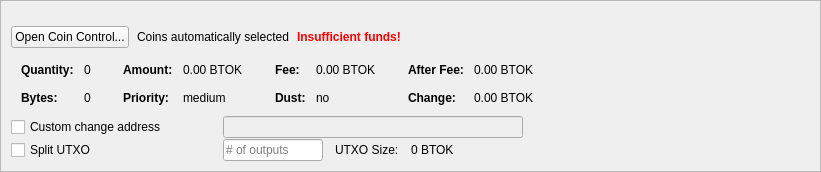
         <widget class="QFrame" name="frameCoinControl">
          <property name="sizePolicy">
           <sizepolicy hsizetype="Expanding" vsizetype="Expanding">
            <horstretch>0</horstretch>
            <verstretch>0</verstretch>
           </sizepolicy>
          </property>
          <property name="maximumSize">
           <size>
            <width>16777215</width>
            <height>16777215</height>
           </size>
          </property>
          <property name="frameShape">
           <enum>QFrame::StyledPanel</enum>
          </property>
          <property name="frameShadow">
           <enum>QFrame::Sunken</enum>
          </property>
          <layout class="QVBoxLayout" name="verticalLayoutCoinControl2">
           <property name="spacing">
            <number>0</number>
           </property>
           <property name="leftMargin">
            <number>0</number>
           </property>
           <property name="topMargin">
            <number>0</number>
           </property>
           <property name="rightMargin">
            <number>0</number>
           </property>
           <property name="bottomMargin">
            <number>0</number>
           </property>
           <item>
            <widget class="QFrame" name="frameCoinControl_BG">
             <layout class="QVBoxLayout" name="verticalLayoutCoinControl" stretch="0,0,0,0,0,0">
              <property name="spacing">
               <number>1</number>
              </property>
              <property name="leftMargin">
               <number>10</number>
              </property>
              <property name="topMargin">
               <number>10</number>
              </property>
              <item>
               <layout class="QHBoxLayout" name="horizontalLayoutCoinControl1">
                <property name="bottomMargin">
                 <number>15</number>
                </property>
                <item>
                 <layout class="QVBoxLayout" name="verticalLayout_3">
                  <property name="spacing">
                   <number>6</number>
                  </property>
                 </layout>
                </item>
               </layout>
              </item>
              <item>
               <layout class="QHBoxLayout" name="horizontalLayoutCoinControl2" stretch="0,0,0,0">
                <property name="spacing">
                 <number>8</number>
                </property>
                <property name="bottomMargin">
                 <number>10</number>
                </property>
                <item>
                 <widget class="QPushButton" name="pushButtonCoinControl">
                  <property name="sizePolicy">
                   <sizepolicy hsizetype="Minimum" vsizetype="Fixed">
                    <horstretch>0</horstretch>
                    <verstretch>0</verstretch>
                   </sizepolicy>
                  </property>
                  <property name="styleSheet">
                   <string notr="true"/>
                  </property>
                  <property name="text">
                   <string>Open Coin Control...</string>
                  </property>
                  <property name="autoDefault">
                   <bool>false</bool>
                  </property>
                 </widget>
                </item>
                <item>
                 <widget class="QLabel" name="labelCoinControlAutomaticallySelected">
                  <property name="text">
                   <string>Coins automatically selected</string>
                  </property>
                  <property name="margin">
                   <number>5</number>
                  </property>
                 </widget>
                </item>
                <item>
                 <widget class="QLabel" name="labelCoinControlInsuffFunds">
                  <property name="font">
                   <font>
                    <weight>75</weight>
                    <bold>true</bold>
                   </font>
                  </property>
                  <property name="styleSheet">
                   <string notr="true">color:red;font-weight:bold;</string>
                  </property>
                  <property name="text">
                   <string>Insufficient funds!</string>
                  </property>
                  <property name="margin">
                   <number>5</number>
                  </property>
                 </widget>
                </item>
                <item>
                 <spacer name="horizontalSpacerCoinControl">
                  <property name="orientation">
                   <enum>Qt::Horizontal</enum>
                  </property>
                  <property name="sizeHint" stdset="0">
                   <size>
                    <width>40</width>
                    <height>1</height>
                   </size>
                  </property>
                 </spacer>
                </item>
               </layout>
              </item>
              <item>
               <widget class="QWidget" name="widgetCoinControl" native="true">
                <property name="sizePolicy">
                 <sizepolicy hsizetype="Preferred" vsizetype="Preferred">
                  <horstretch>0</horstretch>
                  <verstretch>0</verstretch>
                 </sizepolicy>
                </property>
                <property name="minimumSize">
                 <size>
                  <width>0</width>
                  <height>0</height>
                 </size>
                </property>
                <property name="styleSheet">
                 <string notr="true"/>
                </property>
                <layout class="QHBoxLayout" name="horizontalLayoutCoinControl5">
                 <property name="leftMargin">
                  <number>0</number>
                 </property>
                 <property name="topMargin">
                  <number>0</number>
                 </property>
                 <property name="rightMargin">
                  <number>0</number>
                 </property>
                 <property name="bottomMargin">
                  <number>0</number>
                 </property>
                 <item>
                  <layout class="QHBoxLayout" name="horizontalLayoutCoinControl3" stretch="0,0,0,1">
                   <property name="spacing">
                    <number>20</number>
                   </property>
                   <property name="topMargin">
                    <number>0</number>
                   </property>
                   <property name="bottomMargin">
                    <number>10</number>
                   </property>
                   <item>
                    <layout class="QFormLayout" name="formLayoutCoinControl1">
                     <property name="horizontalSpacing">
                      <number>10</number>
                     </property>
                     <property name="verticalSpacing">
                      <number>14</number>
                     </property>
                     <property name="leftMargin">
                      <number>10</number>
                     </property>
                     <property name="topMargin">
                      <number>4</number>
                     </property>
                     <property name="rightMargin">
                      <number>6</number>
                     </property>
                     <item row="0" column="0">
                      <widget class="QLabel" name="labelCoinControlQuantityText">
                       <property name="font">
                        <font>
                         <weight>75</weight>
                         <bold>true</bold>
                        </font>
                       </property>
                       <property name="text">
                        <string>Quantity:</string>
                       </property>
                       <property name="margin">
                        <number>0</number>
                       </property>
                      </widget>
                     </item>
                     <item row="0" column="1">
                      <widget class="QLabel" name="labelCoinControlQuantity">
                       <property name="cursor">
                        <cursorShape>IBeamCursor</cursorShape>
                       </property>
                       <property name="contextMenuPolicy">
                        <enum>Qt::ActionsContextMenu</enum>
                       </property>
                       <property name="text">
                        <string notr="true">0</string>
                       </property>
                       <property name="margin">
                        <number>0</number>
                       </property>
                       <property name="textInteractionFlags">
                        <set>Qt::LinksAccessibleByMouse|Qt::TextSelectableByKeyboard|Qt::TextSelectableByMouse</set>
                       </property>
                      </widget>
                     </item>
                     <item row="1" column="0">
                      <widget class="QLabel" name="labelCoinControlBytesText">
                       <property name="font">
                        <font>
                         <weight>75</weight>
                         <bold>true</bold>
                        </font>
                       </property>
                       <property name="text">
                        <string>Bytes:</string>
                       </property>
                      </widget>
                     </item>
                     <item row="1" column="1">
                      <widget class="QLabel" name="labelCoinControlBytes">
                       <property name="cursor">
                        <cursorShape>IBeamCursor</cursorShape>
                       </property>
                       <property name="contextMenuPolicy">
                        <enum>Qt::ActionsContextMenu</enum>
                       </property>
                       <property name="text">
                        <string notr="true">0</string>
                       </property>
                       <property name="textInteractionFlags">
                        <set>Qt::LinksAccessibleByMouse|Qt::TextSelectableByKeyboard|Qt::TextSelectableByMouse</set>
                       </property>
                      </widget>
                     </item>
                    </layout>
                   </item>
                   <item>
                    <layout class="QFormLayout" name="formLayoutCoinControl2">
                     <property name="horizontalSpacing">
                      <number>10</number>
                     </property>
                     <property name="verticalSpacing">
                      <number>14</number>
                     </property>
                     <property name="leftMargin">
                      <number>6</number>
                     </property>
                     <property name="topMargin">
                      <number>4</number>
                     </property>
                     <property name="rightMargin">
                      <number>6</number>
                     </property>
                     <item row="0" column="0">
                      <widget class="QLabel" name="labelCoinControlAmountText">
                       <property name="font">
                        <font>
                         <weight>75</weight>
                         <bold>true</bold>
                        </font>
                       </property>
                       <property name="text">
                        <string>Amount:</string>
                       </property>
                       <property name="margin">
                        <number>0</number>
                       </property>
                      </widget>
                     </item>
                     <item row="0" column="1">
                      <widget class="QLabel" name="labelCoinControlAmount">
                       <property name="cursor">
                        <cursorShape>IBeamCursor</cursorShape>
                       </property>
                       <property name="contextMenuPolicy">
                        <enum>Qt::ActionsContextMenu</enum>
                       </property>
                       <property name="text">
                        <string notr="true">0.00 BTOK</string>
                       </property>
                       <property name="textInteractionFlags">
                        <set>Qt::LinksAccessibleByMouse|Qt::TextSelectableByKeyboard|Qt::TextSelectableByMouse</set>
                       </property>
                      </widget>
                     </item>
                     <item row="1" column="0">
                      <widget class="QLabel" name="labelCoinControlPriorityText">
                       <property name="font">
                        <font>
                         <weight>75</weight>
                         <bold>true</bold>
                        </font>
                       </property>
                       <property name="text">
                        <string>Priority:</string>
                       </property>
                      </widget>
                     </item>
                     <item row="1" column="1">
                      <widget class="QLabel" name="labelCoinControlPriority">
                       <property name="cursor">
                        <cursorShape>IBeamCursor</cursorShape>
                       </property>
                       <property name="contextMenuPolicy">
                        <enum>Qt::ActionsContextMenu</enum>
                       </property>
                       <property name="text">
                        <string>medium</string>
                       </property>
                       <property name="textInteractionFlags">
                        <set>Qt::LinksAccessibleByMouse|Qt::TextSelectableByKeyboard|Qt::TextSelectableByMouse</set>
                       </property>
                      </widget>
                     </item>
                    </layout>
                   </item>
                   <item>
                    <layout class="QFormLayout" name="formLayoutCoinControl3">
                     <property name="horizontalSpacing">
                      <number>10</number>
                     </property>
                     <property name="verticalSpacing">
                      <number>14</number>
                     </property>
                     <property name="leftMargin">
                      <number>6</number>
                     </property>
                     <property name="topMargin">
                      <number>4</number>
                     </property>
                     <property name="rightMargin">
                      <number>6</number>
                     </property>
                     <item row="0" column="0">
                      <widget class="QLabel" name="labelCoinControlFeeText">
                       <property name="font">
                        <font>
                         <weight>75</weight>
                         <bold>true</bold>
                        </font>
                       </property>
                       <property name="text">
                        <string>Fee:</string>
                       </property>
                       <property name="margin">
                        <number>0</number>
                       </property>
                      </widget>
                     </item>
                     <item row="0" column="1">
                      <widget class="QLabel" name="labelCoinControlFee">
                       <property name="cursor">
                        <cursorShape>IBeamCursor</cursorShape>
                       </property>
                       <property name="contextMenuPolicy">
                        <enum>Qt::ActionsContextMenu</enum>
                       </property>
                       <property name="text">
                        <string notr="true">0.00 BTOK</string>
                       </property>
                       <property name="textInteractionFlags">
                        <set>Qt::LinksAccessibleByMouse|Qt::TextSelectableByKeyboard|Qt::TextSelectableByMouse</set>
                       </property>
                      </widget>
                     </item>
                     <item row="1" column="0">
                      <widget class="QLabel" name="labelCoinControlLowOutputText">
                       <property name="font">
                        <font>
                         <weight>75</weight>
                         <bold>true</bold>
                        </font>
                       </property>
                       <property name="text">
                        <string>Dust:</string>
                       </property>
                      </widget>
                     </item>
                     <item row="1" column="1">
                      <widget class="QLabel" name="labelCoinControlLowOutput">
                       <property name="cursor">
                        <cursorShape>IBeamCursor</cursorShape>
                       </property>
                       <property name="contextMenuPolicy">
                        <enum>Qt::ActionsContextMenu</enum>
                       </property>
                       <property name="text">
                        <string>no</string>
                       </property>
                       <property name="textInteractionFlags">
                        <set>Qt::LinksAccessibleByMouse|Qt::TextSelectableByKeyboard|Qt::TextSelectableByMouse</set>
                       </property>
                      </widget>
                     </item>
                    </layout>
                   </item>
                   <item>
                    <layout class="QFormLayout" name="formLayoutCoinControl4">
                     <property name="horizontalSpacing">
                      <number>10</number>
                     </property>
                     <property name="verticalSpacing">
                      <number>14</number>
                     </property>
                     <property name="leftMargin">
                      <number>6</number>
                     </property>
                     <property name="topMargin">
                      <number>4</number>
                     </property>
                     <property name="rightMargin">
                      <number>6</number>
                     </property>
                     <item row="0" column="0">
                      <widget class="QLabel" name="labelCoinControlAfterFeeText">
                       <property name="font">
                        <font>
                         <weight>75</weight>
                         <bold>true</bold>
                        </font>
                       </property>
                       <property name="text">
                        <string>After Fee:</string>
                       </property>
                       <property name="margin">
                        <number>0</number>
                       </property>
                      </widget>
                     </item>
                     <item row="0" column="1">
                      <widget class="QLabel" name="labelCoinControlAfterFee">
                       <property name="cursor">
                        <cursorShape>IBeamCursor</cursorShape>
                       </property>
                       <property name="contextMenuPolicy">
                        <enum>Qt::ActionsContextMenu</enum>
                       </property>
                       <property name="text">
                        <string notr="true">0.00 BTOK</string>
                       </property>
                       <property name="textInteractionFlags">
                        <set>Qt::LinksAccessibleByMouse|Qt::TextSelectableByKeyboard|Qt::TextSelectableByMouse</set>
                       </property>
                      </widget>
                     </item>
                     <item row="1" column="0">
                      <widget class="QLabel" name="labelCoinControlChangeText">
                       <property name="font">
                        <font>
                         <weight>75</weight>
                         <bold>true</bold>
                        </font>
                       </property>
                       <property name="text">
                        <string>Change:</string>
                       </property>
                      </widget>
                     </item>
                     <item row="1" column="1">
                      <widget class="QLabel" name="labelCoinControlChange">
                       <property name="cursor">
                        <cursorShape>IBeamCursor</cursorShape>
                       </property>
                       <property name="contextMenuPolicy">
                        <enum>Qt::ActionsContextMenu</enum>
                       </property>
                       <property name="text">
                        <string notr="true">0.00 BTOK</string>
                       </property>
                       <property name="textInteractionFlags">
                        <set>Qt::LinksAccessibleByMouse|Qt::TextSelectableByKeyboard|Qt::TextSelectableByMouse</set>
                       </property>
                      </widget>
                     </item>
                    </layout>
                   </item>
                  </layout>
                 </item>
                </layout>
               </widget>
              </item>
              <item>
               <layout class="QHBoxLayout" name="horizontalLayoutCoinControl4">
                <property name="spacing">
                 <number>12</number>
                </property>
                <property name="sizeConstraint">
                 <enum>QLayout::SetDefaultConstraint</enum>
                </property>
                <property name="topMargin">
                 <number>0</number>
                </property>
                <property name="rightMargin">
                 <number>0</number>
                </property>
                <item>
                 <widget class="QCheckBox" name="checkBoxCoinControlChange">
                  <property name="sizePolicy">
                   <sizepolicy hsizetype="Preferred" vsizetype="Preferred">
                    <horstretch>0</horstretch>
                    <verstretch>0</verstretch>
                   </sizepolicy>
                  </property>
                  <property name="minimumSize">
                   <size>
                    <width>200</width>
                    <height>0</height>
                   </size>
                  </property>
                  <property name="maximumSize">
                   <size>
                    <width>200</width>
                    <height>16777215</height>
                   </size>
                  </property>
                  <property name="toolTip">
                   <string>If this is activated, but the change address is empty or invalid, change will be sent to a newly generated address.</string>
                  </property>
                  <property name="text">
                   <string>Custom change address</string>
                  </property>
                 </widget>
                </item>
                <item>
                 <widget class="QValidatedLineEdit" name="lineEditCoinControlChange">
                  <property name="enabled">
                   <bool>false</bool>
                  </property>
                  <property name="sizePolicy">
                   <sizepolicy hsizetype="Preferred" vsizetype="Preferred">
                    <horstretch>0</horstretch>
                    <verstretch>0</verstretch>
                   </sizepolicy>
                  </property>
                  <property name="minimumSize">
                   <size>
                    <width>300</width>
                    <height>0</height>
                   </size>
                  </property>
                 </widget>
                </item>
                <item>
                 <widget class="QLabel" name="labelCoinControlChangeLabel">
                  <property name="sizePolicy">
                   <sizepolicy hsizetype="Preferred" vsizetype="Preferred">
                    <horstretch>0</horstretch>
                    <verstretch>0</verstretch>
                   </sizepolicy>
                  </property>
                  <property name="minimumSize">
                   <size>
                    <width>100</width>
                    <height>0</height>
                   </size>
                  </property>
                  <property name="text">
                   <string/>
                  </property>
                  <property name="margin">
                   <number>3</number>
                  </property>
                 </widget>
                </item>
               </layout>
              </item>
              <item>
               <layout class="QHBoxLayout" name="horizontalLayoutCoinControl6">
                <property name="spacing">
                 <number>12</number>
                </property>
                <property name="rightMargin">
                 <number>0</number>
                </property>
                <item>
                 <widget class="QCheckBox" name="splitBlockCheckBox">
                  <property name="sizePolicy">
                   <sizepolicy hsizetype="Preferred" vsizetype="Preferred">
                    <horstretch>0</horstretch>
                    <verstretch>0</verstretch>
                   </sizepolicy>
                  </property>
                  <property name="minimumSize">
                   <size>
                    <width>200</width>
                    <height>0</height>
                   </size>
                  </property>
                  <property name="maximumSize">
                   <size>
                    <width>200</width>
                    <height>16777215</height>
                   </size>
                  </property>
                  <property name="text">
                   <string>Split UTXO</string>
                  </property>
                 </widget>
                </item>
                <item>
                 <widget class="QLineEdit" name="splitBlockLineEdit">
                  <property name="sizePolicy">
                   <sizepolicy hsizetype="Preferred" vsizetype="Preferred">
                    <horstretch>50</horstretch>
                    <verstretch>0</verstretch>
                   </sizepolicy>
                  </property>
                  <property name="minimumSize">
                   <size>
                    <width>100</width>
                    <height>0</height>
                   </size>
                  </property>
                  <property name="maximumSize">
                   <size>
                    <width>100</width>
                    <height>16777215</height>
                   </size>
                  </property>
                  <property name="placeholderText">
                   <string># of outputs</string>
                  </property>
                 </widget>
                </item>
                <item>
                 <widget class="QLabel" name="labelBlockSizeText">
                  <property name="text">
                   <string>UTXO Size:</string>
                  </property>
                 </widget>
                </item>
                <item>
                 <widget class="QLabel" name="labelBlockSize">
                  <property name="text">
                   <string>0 BTOK</string>
                  </property>
                 </widget>
                </item>
                <item>
                 <spacer name="horizontalSpacer_7">
                  <property name="orientation">
                   <enum>Qt::Horizontal</enum>
                  </property>
                  <property name="sizeHint" stdset="0">
                   <size>
                    <width>40</width>
                    <height>20</height>
                   </size>
                  </property>
                 </spacer>
                </item>
               </layout>
              </item>
              <item>
               <spacer name="verticalSpacerCoinControl">
                <property name="orientation">
                 <enum>Qt::Vertical</enum>
                </property>
                <property name="sizeHint" stdset="0">
                 <size>
                  <width>800</width>
                  <height>1</height>
                 </size>
                </property>
               </spacer>
              </item>
             </layout>
            </widget>
           </item>
          </layout>
         </widget>
